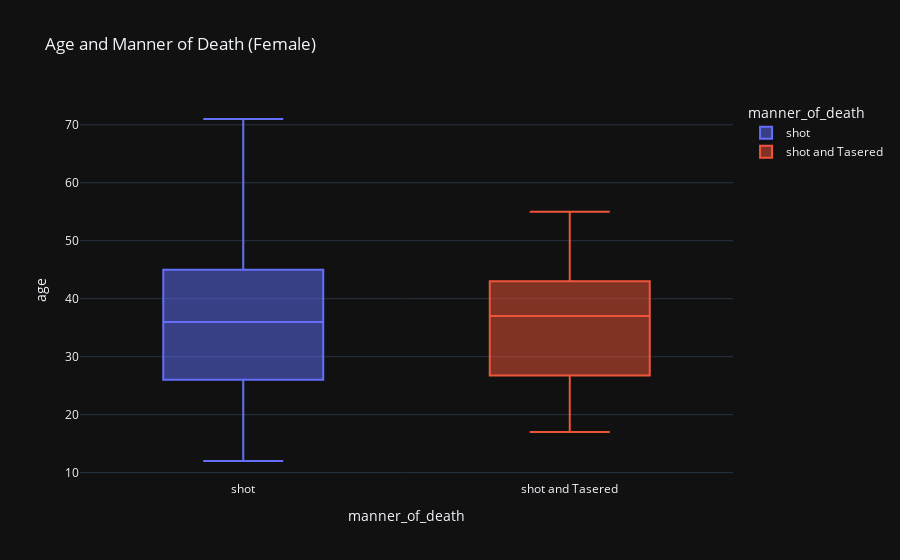

The notebook cell this image was saved under:
### Code cell
px.box(
    df_fatalities[df_fatalities['gender']=='F'],
    x='manner_of_death',
    y='age',
    color='manner_of_death',
    title = 'Age and Manner of Death (Female)'
)

### Figure 1 — Plotly figure (JSON) as saved in the notebook; plotly's stock layout.template omitted (floating-point values rounded to 4 significant figures)
{"data": [{"alignmentgroup": "True", "hovertemplate": "manner_of_death=%{x}<br>age=%{y}<extra></extra>", "legendgroup": "shot", "marker": {"color": "#636efa"}, "name": "shot", "notched": false, "offsetgroup": "shot", "orientation": "v", "showlegend": true, "x": ["shot", "shot", "shot", "shot", "shot", "shot", "shot", "shot", "shot", "shot", "shot", "shot", "shot", "shot", "shot", "shot", "shot", "shot", "shot", "shot", "shot", "shot", "shot", "shot", "shot", "shot", "shot", "shot", "shot", "shot", "shot", "shot", "shot", "shot", "shot", "shot", "shot", "shot", "shot", "shot", "shot", "shot", "shot", "shot", "shot", "shot", "shot", "shot", "shot", "shot", "shot", "shot", "shot", "shot", "shot", "shot", "shot", "shot", "shot", "shot", "shot", "shot", "shot", "shot", "shot", "shot", "shot", "shot", "shot", "shot", "shot", "shot", "shot", "shot", "shot", "shot", "shot", "shot", "shot", "shot", "shot", "shot", "shot", "shot", "shot", "shot", "shot", "shot", "shot"], "x0": " ", "xaxis": "x", "y": [34.0, 17.0, 39.0, 38.0, 43.0, 20.0, 34.0, 28.0, 37.0, 43.0, 24.0, 49.0, 53.0, 26.0, 27.0, 46.0, 25.0, 31.0, 45.0, 17.0, 40.0, 44.0, 28.0, 23.0, 37.0, 55.0, 46.0, 50.0, 21.0, 36.0, 37.0, 27.0, 61.0, 51.0, 48.0, 22.0, 50.0, 45.0, 12.0, 25.0, 31.0, 32.0, 41.0, 32.0, 36.0, 31.0, 38.0, 38.0, 25.0, 27.0, 50.0, 36.0, 40.0, 25.0, 35.0, 60.0, 24.0, 26.0, 29.0, 42.0, 24.0, 40.0, 23.0, 35.0, 46.0, 53.0, 26.0, 66.0, 23.0, 25.0, 39.0, 31.0, 44.0, 53.0, 71.0, 21.0, 30.0, 33.0, 46.0, 59.0, 21.0, 17.0, 50.0, 27.0, 41.0, 30.0, 29.0, 50.0, 40.0], "y0": " ", "yaxis": "y", "type": "box"}, {"alignmentgroup": "True", "hovertemplate": "manner_of_death=%{x}<br>age=%{y}<extra></extra>", "legendgroup": "shot and Tasered", "marker": {"color": "#EF553B"}, "name": "shot and Tasered", "notched": false, "offsetgroup": "shot and Tasered", "orientation": "v", "showlegend": true, "x": ["shot and Tasered", "shot and Tasered", "shot and Tasered", "shot and Tasered", "shot and Tasered"], "x0": " ", "xaxis": "x", "y": [17.0, 39.0, 30.0, 37.0, 55.0], "y0": " ", "yaxis": "y", "type": "box"}], "layout": {"xaxis": {"anchor": "y", "domain": [0.0, 1.0], "title": {"text": "manner_of_death"}, "categoryorder": "array", "categoryarray": ["shot", "shot and Tasered"]}, "yaxis": {"anchor": "x", "domain": [0.0, 1.0], "title": {"text": "age"}}, "legend": {"title": {"text": "manner_of_death"}, "tracegroupgap": 0}, "title": {"text": "Age and Manner of Death (Female)"}, "boxmode": "overlay"}}
